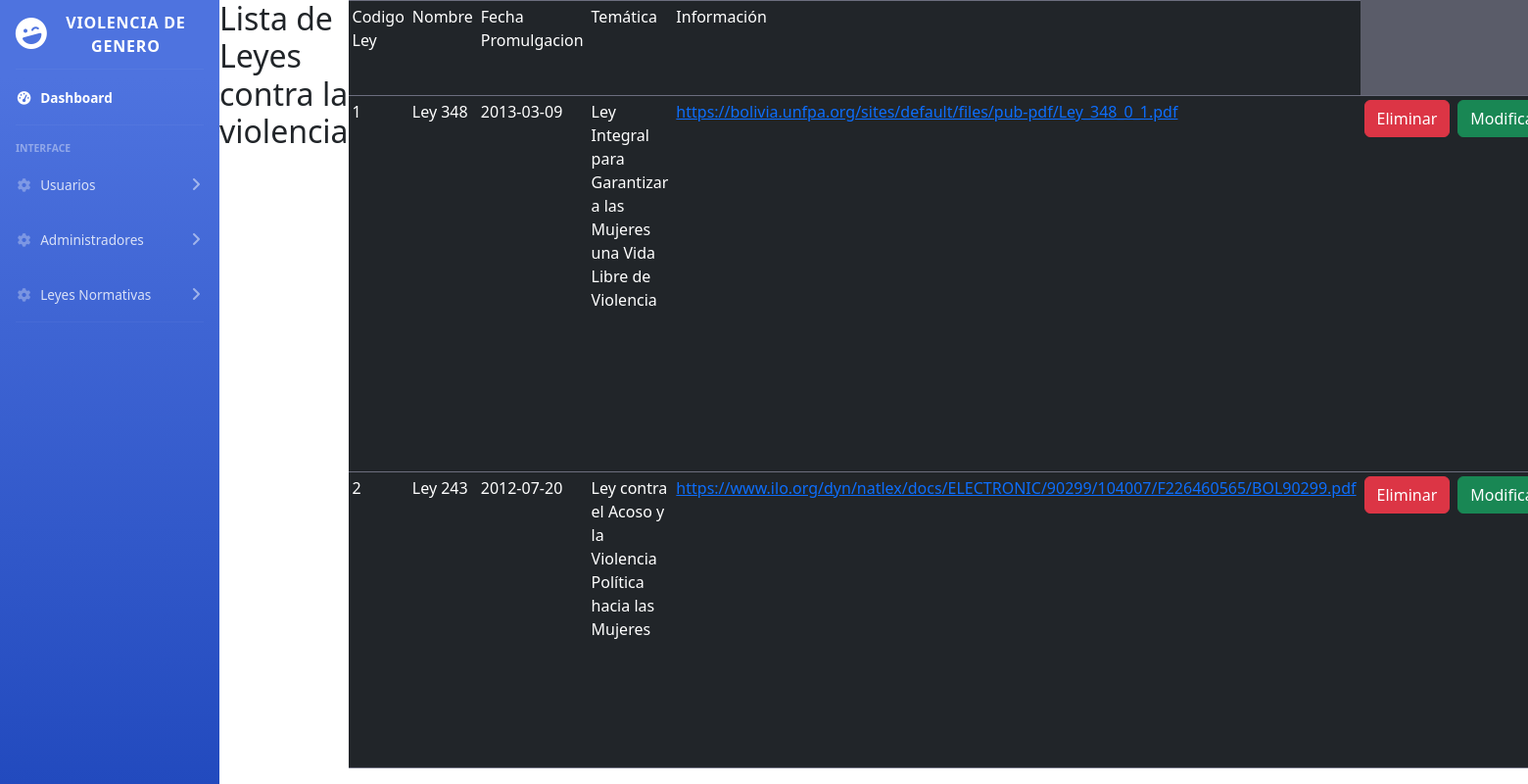
Screenshot of /controlador/leyLista.php with the database file from the repository.
### tables this page shows
CREATE TABLE `ley_normativa` (
  `codLey` int(11) NOT NULL,
  `nombre` varchar(100) DEFAULT NULL,
  `fecha_promulgacion` date DEFAULT NULL,
  `tematica` varchar(300) DEFAULT NULL,
  `informacion` varchar(300) DEFAULT NULL,
  `ci` int(11) DEFAULT NULL
);

### controlador/leyLista.php (called while the page is built)
<?php
    include("../vista/dashboard_admin/head.php");
    include("../vista/dashboard_admin/sidebar.php");
    include("../modelo/Ley_NormativaClase.php");
    $car=new Ley_Normativa("","","","","");
    $res=$car->lista();
    include("../vista/LeyLista.php");
    include("../vista/dashboard_admin/footer.php");
?>

### modelo/Ley_NormativaClase.php (called while the page is built, shortened)
<?php
class Ley_Normativa{
    private $codLey;
    public function lista(){
        $db=new Conexion();
        $sql=$db->query("SELECT * FROM ley_normativa");
        return ($sql);
    }public function lista_especifica(){
        include("conexion.php");
        $db=new Conexion();
        $sql=$db->query("SELECT * FROM ley_normativa where codLey=$this->codLey");
        return ($sql);
    }
    public function setcodLey($codLey){
        $this->codLey=$codLey;
    }
}
?>

### vista/LeyLista.php (the view, shortened to what this page needs)
<!DOCTYPE html>
<html>
<head>
    <link href="https://cdn.jsdelivr.net/npm/bootstrap@5.3.1/dist/css/bootstrap.min.css" rel="stylesheet">
</head>
<body>
    <h2>Lista de Leyes contra la violencia</h2>
    <table  class="table table-dark table-sm">
        <tr>
            <td>Codigo Ley</td>
            <td>Nombre</td>
            <td>Fecha Promulgacion</td>
            <td>Temática</td>
            <td>Información</td>
        </tr>
        <?php
            while($reg=mysqli_fetch_array($res)){
                echo "<tr>";
                echo "<td>".$reg['codLey']."</td>";
                echo "<td>".$reg['nombre']."</td>";
                echo "<td>".$reg['fecha_promulgacion']."</td>";
                echo "<td>".$reg['tematica']."</td>";
                echo '<td><a href="' . $reg['informacion'] . '">' . $reg['informacion'] . '</a></td>';
                echo "<td><a href='../controlador/leyElimina.php?cod=".$reg['codLey']."' btn='btn-danger' class='btn btn-danger'>Eliminar</a></td>";
                echo "<td><a href='../controlador/leyModifica.php?cod=".$reg['codLey']."'  class='btn btn-success'>Modificar</a></td>";
                echo "</tr>";
            }
        ?>
    </table>
</body>
</html>

### vista/dashboard_admin/head.php (shortened to what this page needs)
<!DOCTYPE html>
<html lang="en">
<head>
    <link href="../assets/vendor/fontawesome-free/css/all.min.css" rel="stylesheet" type="text/css">
    <link href="../assets/css/sb-admin-2.min.css" rel="stylesheet">
    <link href="https://cdn.jsdelivr.net/npm/bootstrap@5.3.1/dist/css/bootstrap.min.css" rel="stylesheet">
</head>

### vista/dashboard_admin/sidebar.php (shortened to what this page needs)
<body id="page-top">
    <div id="wrapper">
<ul class="navbar-nav bg-gradient-primary sidebar sidebar-dark accordion" id="accordionSidebar">
<a class="sidebar-brand d-flex align-items-center justify-content-center" href="../controlador/dashboard.php">
    <div class="sidebar-brand-icon rotate-n-15">
        <i class="fas fa-laugh-wink"></i>
    </div>
    <div class="sidebar-brand-text mx-3">Violencia De Genero</div>
</a>
<hr class="sidebar-divider my-0">
<li class="nav-item active">
    <a class="nav-link" href="../controlador/dashboard.php">
        <i class="fas fa-fw fa-tachometer-alt"></i>
        <span>Dashboard</span></a>
</li>
<hr class="sidebar-divider">
<div class="sidebar-heading">
    Interface
</div>
<li class="nav-item">
    <a class="nav-link collapsed" href="#" data-toggle="collapse" data-target="#collapseTwo"
        aria-expanded="true" aria-controls="collapseTwo">
        <i class="fas fa-fw fa-cog"></i>
        <span>Usuarios</span>
    </a>
</li>
<li class="nav-item">
    <a class="nav-link collapsed" href="#" data-toggle="collapse" data-target="#collapseTwo"
        aria-expanded="true" aria-controls="collapseTwo">
        <i class="fas fa-fw fa-cog"></i>
        <span>Administradores</span>
    </a>
</li>
<li class="nav-item">
    <a class="nav-link collapsed" href="../controlador/leyLista.php" data-toggle="collapse" data-target="#collapseTwo"
        aria-expanded="true" aria-controls="collapseTwo">
        <i class="fas fa-fw fa-cog"></i>
        <span>Leyes Normativas</span>
    </a>
</li>
<hr class="sidebar-divider d-none d-md-block">
</ul>

### vista/dashboard_admin/footer.php (shortened to what this page needs)
        </div>
</body>
</html>

### rows the page displays
ley_normativa: codLey "1", nombre "Ley 348", fecha_promulgacion "2013-03-09", tematica "Ley Integral para Garantizar a las Mujeres una Vida Libre de Violencia", informacion "https://bolivia.unfpa.org/sites/default/files/pub-pdf/Ley_348_0_1.pdf"
ley_normativa: codLey "2", nombre "Ley 243", fecha_promulgacion "2012-07-20", tematica "Ley contra el Acoso y la Violencia Política hacia las Mujeres", informacion "https://www.ilo.org/dyn/natlex/docs/ELECTRONIC/90299/104007/F226460565/BOL90299.pdf"
